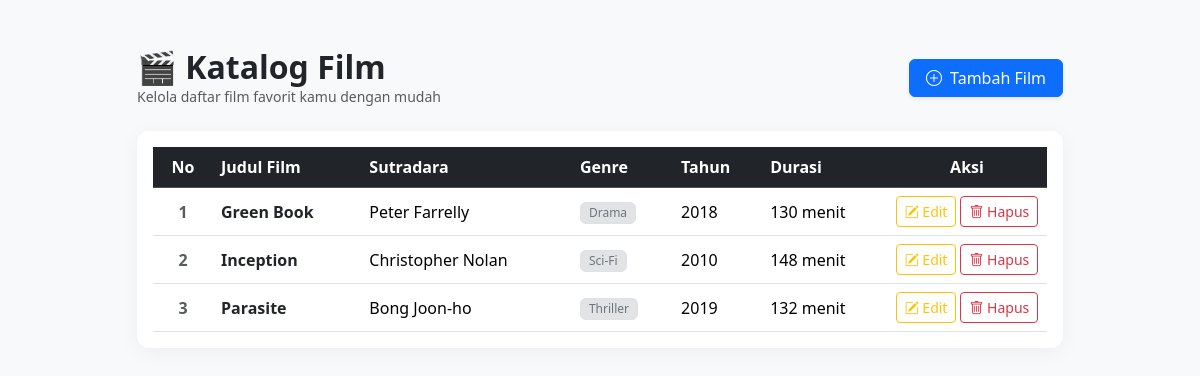
The page / on the database its author committed.
### tables this page shows
CREATE TABLE `film` (
  `id` int NOT NULL,
  `judul` varchar(150) NOT NULL,
  `sutradara` varchar(100) NOT NULL,
  `genre` varchar(50) NOT NULL,
  `tahun_rilis` smallint NOT NULL,
  `durasi_menit` smallint NOT NULL,
  `created_at` timestamp NULL DEFAULT CURRENT_TIMESTAMP
);

### app/controllers/FilmController.php (called while the page is built, shortened)
<?php
class FilmController
{
    public function index(): void
    {
        $film = $this->model->getAll();
        require __DIR__ . '/../views/film/index.php';
    }
}

### app/models/Film.php (called while the page is built, shortened)
<?php
class Film
{
    public function getAll(): array
    {
        $stmt = $this->db->query(
            'SELECT id, judul, sutradara, genre, tahun_rilis, durasi_menit
             FROM film ORDER BY judul'
        );
        return $stmt->fetchAll();
    }
}

### app/views/film/index.php (the view, shortened to what this page needs)
<!DOCTYPE html>
<html lang="id">
<head>
    <link href="https://cdn.jsdelivr.net/npm/bootstrap@5.3.2/dist/css/bootstrap.min.css" rel="stylesheet">
    <link rel="stylesheet" href="https://cdn.jsdelivr.net/npm/bootstrap-icons@1.11.1/font/bootstrap-icons.css">
</head>
<body>
<div class="container py-5">
    <div class="row justify-content-center">
        <div class="col-md-10">
            <div class="d-flex justify-content-between align-items-center mb-4">
                <div>
                    <h2 class="fw-bold mb-0 text-dark">🎬 Katalog Film</h2>
                    <p class="text-muted small mb-0">Kelola daftar film favorit kamu dengan mudah</p>
                </div>
                <a href="index.php?page=film&action=create" class="btn btn-primary px-3 shadow-sm">
                    <i class="bi bi-plus-circle me-1"></i> Tambah Film
                </a>
            </div>
            <div class="card p-3">
                <div class="table-responsive">
                    <table class="table table-hover align-middle mb-0">
                        <thead class="table-dark">
                            <tr>
                                <th class="text-center" style="width: 60px;">No</th>
                                <th>Judul Film</th>
                                <th>Sutradara</th>
                                <th>Genre</th>
                                <th>Tahun</th>
                                <th>Durasi</th>
                                <th class="text-center" style="width: 160px;">Aksi</th>
                            </tr>
                        </thead>
                        <tbody>
                            <?php if (empty($film)): ?>
                                <tr>
                                    <td colspan="7" class="text-center text-muted py-4">Belum ada data film.</td>
                                </tr>
                            <?php else: ?>
                                <?php $no = 1; foreach ($film as $f): ?>
                                <tr>
                                    <td class="text-center fw-bold text-muted"><?= $no++ ?></td>
                                    <td class="fw-semibold text-dark"><?= htmlspecialchars($f['judul']) ?></td>
                                    <td><?= htmlspecialchars($f['sutradara']) ?></td>
                                    <td>
                                        <span class="badge bg-secondary-subtle text-secondary border fw-normal px-2 py-1">
                                            <?= htmlspecialchars($f['genre']) ?>
                                        </span>
                                    </td>
                                    <td><?= htmlspecialchars($f['tahun_rilis']) ?></td>
                                    <td><?= htmlspecialchars($f['durasi_menit']) ?> menit</td>
                                    <td class="text-center">
                                        <div class="d-inline-flex gap-1">
                                            <a href="index.php?page=film&action=edit&id=<?= $f['id'] ?>" class="btn btn-sm btn-outline-warning">
                                                <i class="bi bi-pencil-square"></i> Edit
                                            </a>
                                            <form method="post" action="index.php?page=film&action=delete" onsubmit="return confirm('Yakin ingin menghapus film ini?')">
                                                <button type="submit" class="btn btn-sm btn-outline-danger">
                                                    <i class="bi bi-trash"></i> Hapus
                                                </button>
                                            </form>
                                        </div>
                                    </td>
                                </tr>
                                <?php endforeach; ?>
                            <?php endif; ?>
                        </tbody>
                    </table>
                </div>
            </div>
        </div>
    </div>
</div>
</body>
</html>

### app/views/film/index.php (style rules this page uses)
body { background-color: #f8f9fa; font-family: 'Segoe UI', Tahoma, Geneva, Verdana, sans-serif; }
.card { border: none; border-radius: 12px; box-shadow: 0 4px 20px rgba(0, 0, 0, 0.05); }

### rows shown on the page
film: judul "Green Book", sutradara "Peter Farrelly", genre "Drama", tahun_rilis "2018", durasi_menit "130"
film: judul "Inception", sutradara "Christopher Nolan", genre "Sci-Fi", tahun_rilis "2010", durasi_menit "148"
film: judul "Parasite", sutradara "Bong Joon-ho", genre "Thriller", tahun_rilis "2019", durasi_menit "132"
